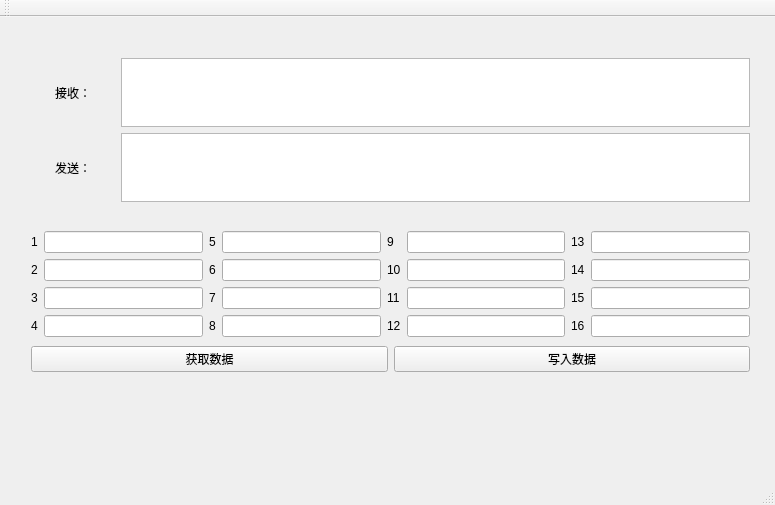
<?xml version="1.0" encoding="UTF-8"?>
<ui version="4.0">
 <class>MainWindow</class>
 <widget class="QMainWindow" name="MainWindow">
  <property name="geometry">
   <rect>
    <x>0</x>
    <y>0</y>
    <width>775</width>
    <height>505</height>
   </rect>
  </property>
  <property name="windowTitle">
   <string>Service</string>
  </property>
  <widget class="QWidget" name="centralWidget">
   <widget class="QWidget" name="horizontalLayoutWidget">
    <property name="geometry">
     <rect>
      <x>20</x>
      <y>30</y>
      <width>741</width>
      <height>166</height>
     </rect>
    </property>
    <layout class="QHBoxLayout" name="horizontalLayout">
     <item>
      <layout class="QVBoxLayout" name="verticalLayout_2">
       <item>
        <widget class="QLabel" name="label_receive">
         <property name="text">
          <string>　　接收：　　</string>
         </property>
        </widget>
       </item>
       <item>
        <widget class="QLabel" name="label_send">
         <property name="text">
          <string>　　发送：　　</string>
         </property>
        </widget>
       </item>
      </layout>
     </item>
     <item>
      <layout class="QVBoxLayout" name="verticalLayout">
       <item>
        <widget class="QTextBrowser" name="ReceieMsgDisplayText"/>
       </item>
       <item>
        <widget class="QTextBrowser" name="SendMsgDisplayText"/>
       </item>
      </layout>
     </item>
    </layout>
   </widget>
   <widget class="QWidget" name="verticalLayoutWidget_3">
    <property name="geometry">
     <rect>
      <x>20</x>
      <y>200</y>
      <width>741</width>
      <height>171</height>
     </rect>
    </property>
    <layout class="QVBoxLayout" name="verticalLayout_3">
     <item>
      <layout class="QGridLayout" name="gridLayout_2">
       <item row="0" column="4">
        <widget class="QLabel" name="label_data09">
         <property name="text">
          <string>9</string>
         </property>
        </widget>
       </item>
       <item row="3" column="1">
        <widget class="QLineEdit" name="FileDataEdit_04"/>
       </item>
       <item row="1" column="0">
        <widget class="QLabel" name="label_data02">
         <property name="text">
          <string>2</string>
         </property>
        </widget>
       </item>
       <item row="0" column="5">
        <widget class="QLineEdit" name="FileDataEdit_09"/>
       </item>
       <item row="0" column="0">
        <widget class="QLabel" name="label_data01">
         <property name="text">
          <string>1</string>
         </property>
        </widget>
       </item>
       <item row="0" column="1">
        <widget class="QLineEdit" name="FileDataEdit_01"/>
       </item>
       <item row="0" column="6">
        <widget class="QLabel" name="label_data13">
         <property name="text">
          <string>13</string>
         </property>
        </widget>
       </item>
       <item row="0" column="2">
        <widget class="QLabel" name="label_data05">
         <property name="text">
          <string>5</string>
         </property>
        </widget>
       </item>
       <item row="3" column="0">
        <widget class="QLabel" name="label_data04">
         <property name="text">
          <string>4</string>
         </property>
        </widget>
       </item>
       <item row="1" column="1">
        <widget class="QLineEdit" name="FileDataEdit_02"/>
       </item>
       <item row="0" column="3">
        <widget class="QLineEdit" name="FileDataEdit_05"/>
       </item>
       <item row="2" column="1">
        <widget class="QLineEdit" name="FileDataEdit_03"/>
       </item>
       <item row="0" column="7">
        <widget class="QLineEdit" name="FileDataEdit_13"/>
       </item>
       <item row="1" column="3">
        <widget class="QLineEdit" name="FileDataEdit_06"/>
       </item>
       <item row="2" column="3">
        <widget class="QLineEdit" name="FileDataEdit_07"/>
       </item>
       <item row="3" column="3">
        <widget class="QLineEdit" name="FileDataEdit_08"/>
       </item>
       <item row="1" column="5">
        <widget class="QLineEdit" name="FileDataEdit_10"/>
       </item>
       <item row="2" column="5">
        <widget class="QLineEdit" name="FileDataEdit_11"/>
       </item>
       <item row="3" column="5">
        <widget class="QLineEdit" name="FileDataEdit_12"/>
       </item>
       <item row="1" column="7">
        <widget class="QLineEdit" name="FileDataEdit_14"/>
       </item>
       <item row="2" column="7">
        <widget class="QLineEdit" name="FileDataEdit_15"/>
       </item>
       <item row="3" column="7">
        <widget class="QLineEdit" name="FileDataEdit_16"/>
       </item>
       <item row="1" column="2">
        <widget class="QLabel" name="label_data06">
         <property name="text">
          <string>6</string>
         </property>
        </widget>
       </item>
       <item row="1" column="4">
        <widget class="QLabel" name="label_data10">
         <property name="text">
          <string>10</string>
         </property>
        </widget>
       </item>
       <item row="1" column="6">
        <widget class="QLabel" name="label_data14">
         <property name="text">
          <string>14</string>
         </property>
        </widget>
       </item>
       <item row="2" column="6">
        <widget class="QLabel" name="label_data15">
         <property name="text">
          <string>15</string>
         </property>
        </widget>
       </item>
       <item row="3" column="6">
        <widget class="QLabel" name="label_data16">
         <property name="text">
          <string>16</string>
         </property>
        </widget>
       </item>
       <item row="2" column="2">
        <widget class="QLabel" name="label_data07">
         <property name="text">
          <string>7</string>
         </property>
        </widget>
       </item>
       <item row="2" column="4">
        <widget class="QLabel" name="label_data11">
         <property name="text">
          <string>11</string>
         </property>
        </widget>
       </item>
       <item row="3" column="2">
        <widget class="QLabel" name="label_data08">
         <property name="text">
          <string>8</string>
         </property>
        </widget>
       </item>
       <item row="3" column="4">
        <widget class="QLabel" name="label_data12">
         <property name="text">
          <string>12</string>
         </property>
        </widget>
       </item>
       <item row="2" column="0">
        <widget class="QLabel" name="label_data03">
         <property name="text">
          <string>3</string>
         </property>
        </widget>
       </item>
      </layout>
     </item>
     <item>
      <layout class="QHBoxLayout" name="horizontalLayout_2">
       <item>
        <widget class="QPushButton" name="ReadFileDataBtn">
         <property name="text">
          <string>获取数据</string>
         </property>
        </widget>
       </item>
       <item>
        <widget class="QPushButton" name="WriteFileDataBtn">
         <property name="text">
          <string>写入数据</string>
         </property>
        </widget>
       </item>
      </layout>
     </item>
    </layout>
   </widget>
  </widget>
  <widget class="QMenuBar" name="menuBar">
   <property name="geometry">
    <rect>
     <x>0</x>
     <y>0</y>
     <width>775</width>
     <height>31</height>
    </rect>
   </property>
  </widget>
  <widget class="QToolBar" name="mainToolBar">
   <attribute name="toolBarArea">
    <enum>TopToolBarArea</enum>
   </attribute>
   <attribute name="toolBarBreak">
    <bool>false</bool>
   </attribute>
  </widget>
  <widget class="QStatusBar" name="statusBar"/>
 </widget>
 <layoutdefault spacing="6" margin="11"/>
 <resources/>
 <connections/>
</ui>
